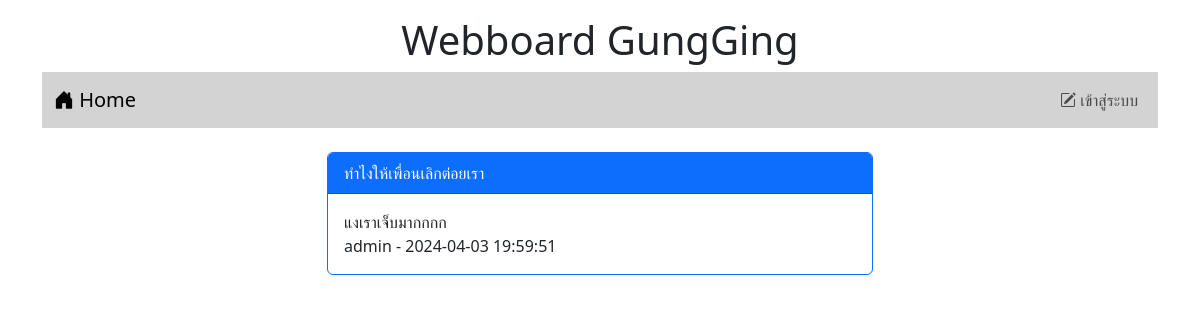
The app's page /post.php?id=9 with its own data.
### tables this page shows
CREATE TABLE `post` (
  `id` int(11) NOT NULL,
  `title` varchar(128) NOT NULL,
  `content` varchar(2048) NOT NULL,
  `post_date` datetime NOT NULL,
  `cat_id` int(11) NOT NULL,
  `user_id` int(11) NOT NULL
);

CREATE TABLE `user` (
  `id` int(11) NOT NULL,
  `login` varchar(32) NOT NULL,
  `password` varchar(64) NOT NULL,
  `name` varchar(64) NOT NULL,
  `gender` char(1) NOT NULL,
  `email` varchar(32) NOT NULL,
  `role` char(1) NOT NULL
);

### post.php (the view, shortened to what this page needs)
<!DOCTYPE html>
<html lang="en">
<head>
    <link rel="stylesheet" href="bootstrap-5.3.2-dist/css/bootstrap.min.css">
    <link rel="stylesheet" href="https://cdn.jsdelivr.net/npm/bootstrap-icons@1.11.3/font/bootstrap-icons.min.css">
</head>
<body>
  <div class="container-lg">
   <h1 style="text-align: center;" class="mt-3">Webboard GungGing</h1>
   <?php include "nav.php" ?>
   <div class="row mt-4">
    <div class="col-lg-3 col-md-2 col-sm-1"></div>
    <div class="col-lg-6 col-md-8 col-sm-10">
    <?php
    $conn=new PDO("mysql:host=localhost;dbname=webboard;charset=utf8","root","");
    $sql="select post.title,post.content,post.post_date,user.login from post inner join user on
    (post.user_id=user.id) where post.id=$_GET[id]";
    $result=$conn->query($sql);
    while($row=$result->fetch()){
       echo "<div class= 'card border-primary'>";
       echo "<div class='card-header bg-primary text-white'>$row[0]</div>";
       echo"<div class='card-body'>$row[1]<br>$row[3] - $row[2]</div>";
       echo"</div><br>";
    }
    ?>
    </div>
<div class="col-lg-3 col-md-2 col-sm-1"></div>
   </div>
  </div>
</body>
</html>

### records on screen
post: title "ทำไงให้เพื่อนเลิกต่อยเรา", content "แงเราเจ็บมากกกก", user.login "admin", post_date "2024-04-03 19:59:51"
